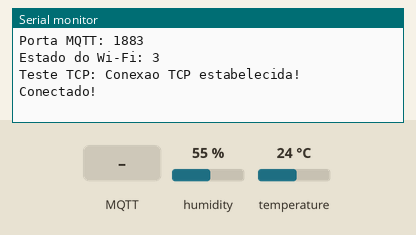
This sketch was run on a simulated ESP32. On the bench: the last lines printed to the serial monitor. The inputs (shaded band) are chosen by the test bench; at power-on: humidity 55 %, temperature 24 °C. WiFi joins after 1.5 s; servers stay silent unless stated; random numbers use the default seed unless the sketch sets one; no MQTT or app messages arrive unless stated.

Above: at 2.7 s.
2.8 s: MQTT message "1" arrives on the first subscribed topic
At 3.3 s:
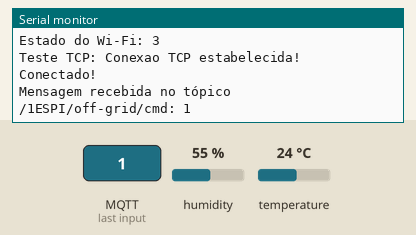
11.5 s: MQTT message "on" arrives on the first subscribed topic
At 12.3 s:
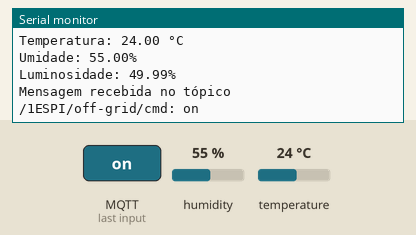
13.0 s: MQTT message "off" arrives on the first subscribed topic
At 13.5 s:
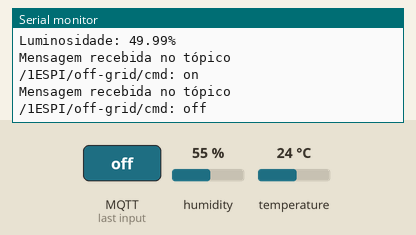

Measured:
- after the input at 2.8 s, the serial monitor: prints a new line at once (image 1)
- after the input at 11.5 s, the serial monitor: prints a new line at once (image 2)
- after the input at 13.0 s, the serial monitor: prints a new line at once (image 3)

The sketch:

sketch.ino
```cpp
#include <DHT.h>
#include <WiFi.h>
#include <PubSubClient.h>
#include <time.h>

// Sensores
#define DHTPIN 4
#define DHTTYPE DHT22
#define LDRPIN 35

// Wi-Fi
const char* ssid = "Wokwi-GUEST";
const char* password = "";

// Servidor
const char* mqtt_server = "54.91.80.136";
const int mqtt_port = 1883;
const char* mqtt_user = "";
const char* mqtt_password = "";

// Tópicos
const char* topico_leituras = "/1ESPI/off-grid/attrs";
const char* topico_comandos = "/1ESPI/off-grid/cmd";

DHT dht(DHTPIN, DHTTYPE);
WiFiClient espClient;
PubSubClient client(espClient);

unsigned long ultimaLeitura = 0;
const long intervalo = 10000;

void callback(char* topic, byte* payload, unsigned int length)
{
  char msg[length + 1];
  memcpy(msg, payload, length);
  msg[length] = '\0';

  Serial.printf("Mensagem recebida no tópico %s: %s\n", topic, msg);

  // if (strcmp(msg, "comando") == 0) {
  //     Ação
  // }

}

void setup() {
  // put your setup code here, to run once:
  Serial.begin(115200);
  pinMode(LDRPIN, INPUT);

  dht.begin();

  WiFi.begin(ssid, password);
  Serial.print("Conectando WiFi");

  while (WiFi.status() != WL_CONNECTED)
  {
    delay(500);
    Serial.print(".");
  }
  Serial.println("\nWiFi Conectado!");

  client.setServer(mqtt_server, mqtt_port);
  client.setCallback(callback);
}

void reconnect() {
  while (!client.connected())
  {
     Serial.print("Conectando ao MQTT...");

        char clientId[30];
        snprintf(clientId, sizeof(clientId), "ESP32_Wokwi_%04X", random(0xffff));

        Serial.print("Servidor MQTT: ");
        Serial.println(mqtt_server);

        Serial.print("Porta MQTT: ");
        Serial.println(mqtt_port);

        Serial.print("Estado do Wi-Fi: ");
        Serial.println(WiFi.status());

        WiFiClient teste;
        Serial.print("Teste TCP: ");

        if (teste.connect(mqtt_server, mqtt_port)) {
            Serial.println("Conexao TCP estabelecida!");
            teste.stop();
        } else {
            Serial.println("Falha na conexao TCP!");
        }

        if (client.connect(clientId))
        {
            Serial.println("Conectado!");
            // Assinatura de tópico efetuada com a nova constante
            client.subscribe(topico_comandos);
        }
        else
        {
            Serial.print("Falha, rc=");
            Serial.print(client.state());
            Serial.println(" Retentando em 5s...");
            delay(5000);
        }
  }
}

void loop() {
  if (!client.connected()) reconnect();

  client.loop();

  unsigned long now = millis();
  if (now - ultimaLeitura > intervalo)
  {
    ultimaLeitura = now;

    float t = dht.readTemperature();
    float h = dht.readHumidity();
    float l = analogRead(LDRPIN);
    l = 100 - ((l - 32) / (4063 - 32) * 100);

    if (isnan(t) || isnan(h))
    {
      Serial.println("Falha na leitura do DHT");
      return;
    }
    if (isnan(l)){
      Serial.println("Falha na leitura do LDR");
      return;
    }

    Serial.print("Temperatura: ");
    Serial.print(t);
    Serial.println(" °C");
    Serial.print("Umidade: ");
    Serial.print(h);
    Serial.println("%");
    Serial.print("Luminosidade: ");
    Serial.print(l);
    Serial.println("%");
  }
}
```
